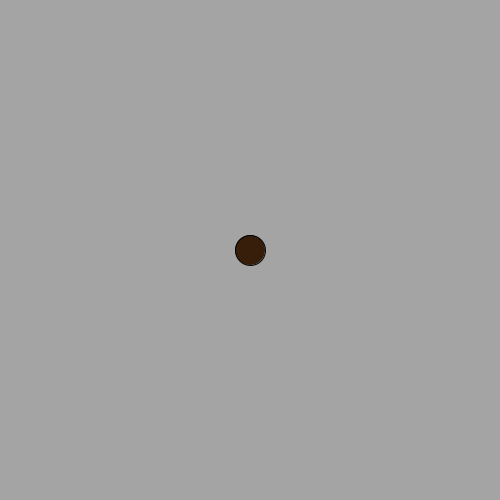
Frame 1 (no input)
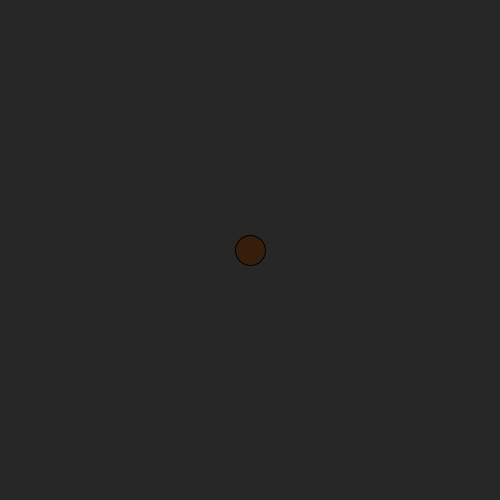
Frame 60 (the mouse pressed at the canvas centre just before this capture)
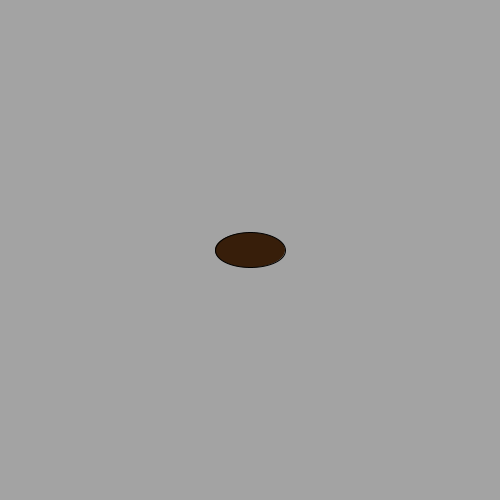
Frame 120 (the mouse held since frame 60 and released just before this capture)

The Processing sketch that drew these frames (run headless with seeded random() and noise(); from frame 60 on, the mouse is pressed at the canvas centre):

// Processing sketch: processing_63267
// ── processing_63267.pde

int B = 30;
int H = 30;
 
void setup() {
  size (500,500);
  smooth();
   
}
 
void draw() {
 
  background(random(0,255));
  frameRate(7);
  fill(55,30,10);
  ellipse(250,250, B, H);
   
}
 
void mousePressed() {
 
  B = B + 40;
  H = H + 5;
   
}
